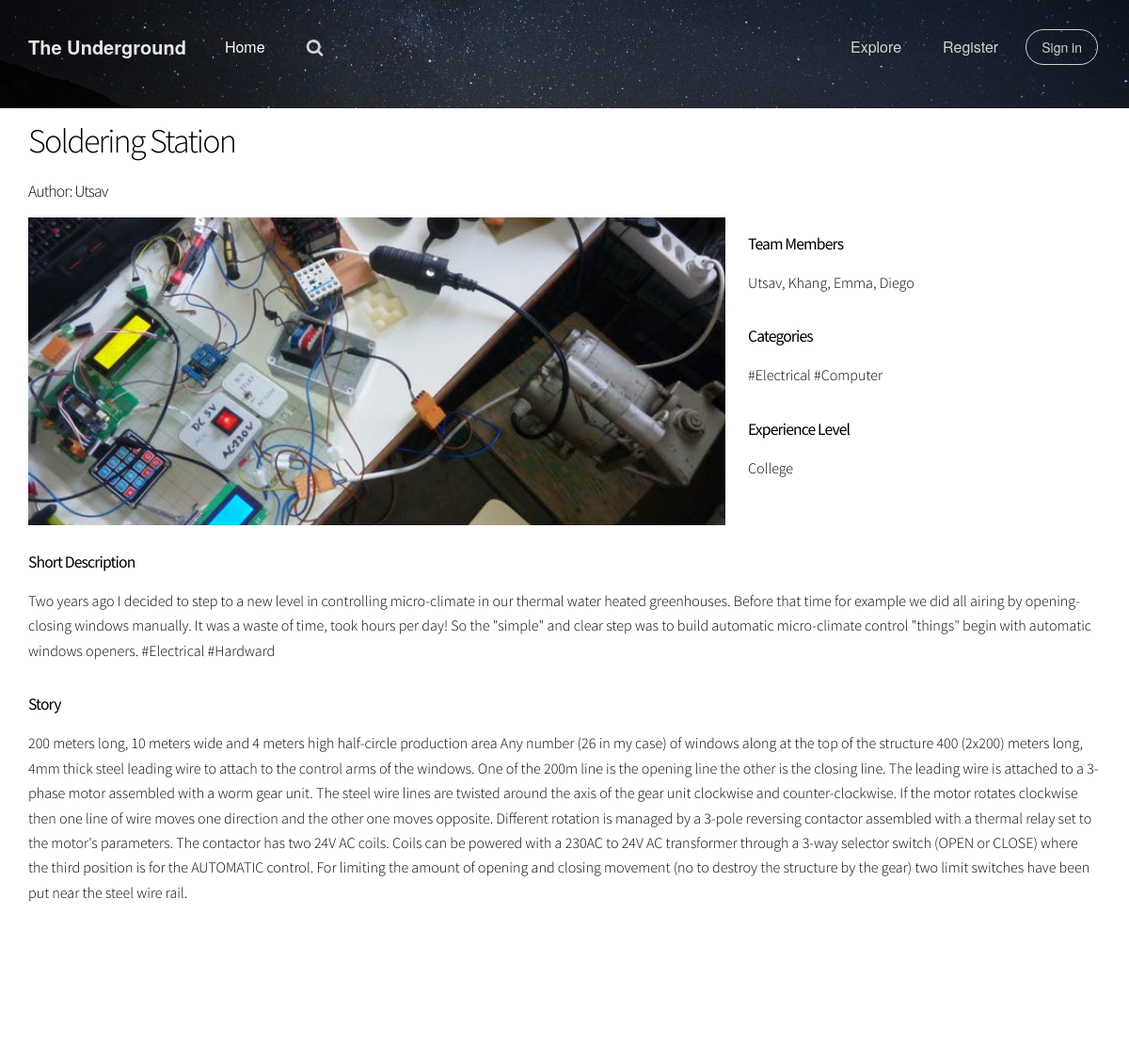
Screenshot of /home/7/ with the database file from the repository.
### social_app/models.py (models this page shows, shortened)
class Post(models.Model):
    creator = models.ForeignKey(Creator, on_delete=models.CASCADE)
    title = models.CharField(max_length=200, default="Project Title")
    short_description = models.TextField(blank=True, default="Describe your awesome project!")
    story = models.TextField(blank=True, default="")
    pub_date = models.DateTimeField('date published', default=timezone.now)
    categories = models.ManyToManyField(Category, blank=True)
    experiences = models.ManyToManyField(Experience, blank=True)
    pictures = models.TextField(blank=True, default="/social_app/img/blank.gif", null=True)
    members = models.TextField(blank=True, default="Utsav, Khang, Emma, Diego")
    like_count = models.IntegerField(default=0)
    view_count = models.IntegerField(default=0)

class Creator(models.Model):
    user = models.OneToOneField(User, on_delete=models.CASCADE, unique=True, null=True)
    profile_pic_url = models.TextField(default="")
    cover_pic_url = models.TextField(default="")
    bio = models.TextField(default="")

class Category(models.Model):
    name = models.CharField(max_length=200)

### social_app/views.py (the view)
# urls.py: url(r'^(?P<post_id>[0-9]+)/$', views.post_details, name='post_details'),
def post_details(request, post_id):
    if hasattr(request.user, 'creator'):
        creator = request.user.creator
    else:
        creator = None
    post = get_object_or_404(Post, pk=post_id)
    is_author = False
    if creator is not None and post.creator.id == creator.id:
        is_author = True
    return render(request, 'core/post_details.html', {'post': post, 'is_author': is_author})

### social_app/templates/core/post_details.html (shortened to what this page needs)
{% extends 'core/base_generic.html' %}
{% load static %}
{% block content %}
    <h2> {{ post.title }}</h2>
    <h4>Author: {{ post.creator.user.first_name }}</h4>
    <section class="banner style1 orient-right content-align-left image-position-center onscroll-image-fade-in"
             id="first">
        <div class="content" style="padding: 16px 0 16px 0; max-width: 30%; margin: 0 0 0 24px">
            <h4><strong>Team Members</strong></h4>
            {% if post.creator.members %}
                <p>{{ post.creator.members }}</p>
            {% else %}
                <p>Utsav, Khang, Emma, Diego</p>
            {% endif %}
            <h4><strong>Categories</strong></h4>
            <p>{% for category in post.categories.all %}
                #{{ category.name }}
            {% endfor %}</p>
            <h4><strong>Experience Level</strong></h4>
            <p>College</p>
        </div>
        <div class="image" style="max-width: 70%">
            <img src="{% static post.pictures %}"/>
        </div>
    </section>
    <br>
    <h4><strong>Short Description</strong></h4>
    <p>{{ post.short_description }}</p>
    <h4><strong>Story</strong></h4>
    <p>{{ post.story }}</p>
{% endblock %}

### social_app/static/social_app/css/gsdk.css (style rules this page uses)
h1, .h1, h2, .h2, h3, .h3, h4, .h4, h5, .h5, h6, .h6, p, .navbar, .brand, .btn-simple, a, .td-name, td { -moz-osx-font-smoothing: grayscale; -webkit-font-smoothing: antialiased; font-family: "Helvetica Neue","Open Sans",Arial,sans-serif; }
h1, .h1, h2, .h2, h3, .h3, h4, .h4 { font-weight: 400; margin: 30px 0 15px; }
h2, .h2 { font-size: 36px; }
h4, .h4 { font-size: 22px; line-height: 30px; }
p { font-size: 16px; line-height: 1.5; }
body { font-family: "Helvetica Neue","Open Sans",Arial,sans-serif; }

### rows the page displays
Post: title "Soldering Station", creator.user.first_name "Utsav", pictures (picture), short_description "Two years ago I decided to step to a new level in controlling micro-climate in our thermal water heated greenhouses. Before that time for example we did all airing by opening-closing windows manually. It was a waste of time, took hours per day! So the \"simple\" and clear step was to build automatic micro-climate control \"things\" begin with automatic windows openers. #Electrical #Hardward", story "200 meters long, 10 meters wide and 4 meters high half-circle production area Any number (26 in my case) of windows along at the top of the structure 400 (2x200) meters long, 4mm thick steel leading wire to attach to the control arms of the windows. One of the 200m line is the opening line the other is the closing line. The leading wire is attached to a 3-phase motor assembled with a worm gear unit. The steel wire lines are twisted around the axis of the gear unit clockwise and counter-clockwise. If the motor rotates clockwise then one line of wire moves one direction and the other one moves opposite. Different rotation is managed by a 3-pole reversing contactor assembled with a thermal…"
Category: name "Electrical"
Category: name "Computer"
